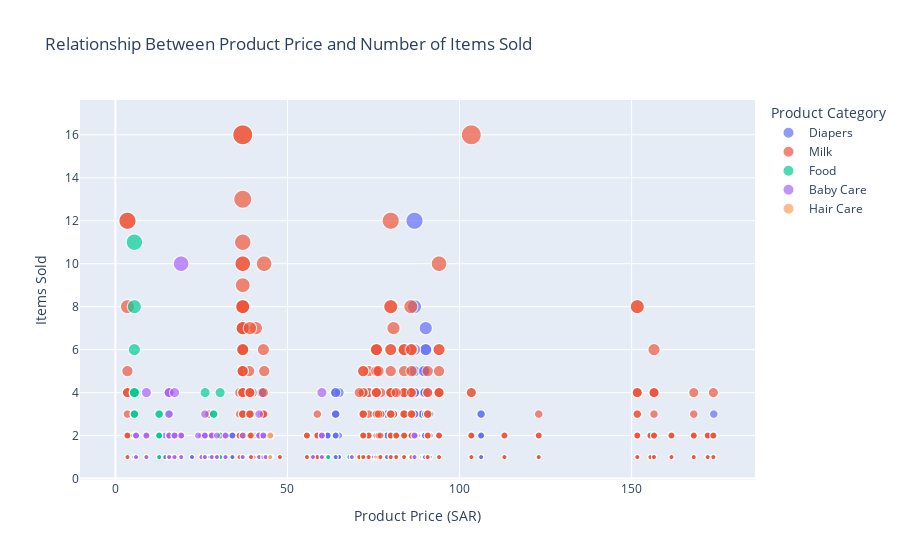

Here is the notebook cell this chart was saved with:
### Markdown cell above
### 7. What is the relationship between product price and the number of items sold?

### Code cell
px.scatter( df,x='Product Price', y='Item QTY per Invoice',
    title='Relationship Between Product Price and Number of Items Sold',
    labels={'Product Price': 'Product Price (SAR)', 'Item QTY per Invoice': 'Items Sold'},
    color='Product Category',  
    size='Item QTY per Invoice' )

### Figure 1 — Plotly figure (JSON) as saved in the notebook; plotly's stock layout.template omitted (floating-point values rounded to 4 significant figures; data arrays with more than 128 entries replaced by an {"elided": "..."} marker saying what was removed)
{"data": [{"hovertemplate": "Product Category=Diapers<br>Product Price (SAR)=%{x}<br>Items Sold=%{marker.size}<extra></extra>", "legendgroup": "Diapers", "marker": {"color": "#636efa", "size": {"elided": "2662 int values"}, "sizemode": "area", "sizeref": 0.04, "symbol": "circle"}, "mode": "markers", "name": "Diapers", "showlegend": true, "type": "scattergl", "x": {"elided": "2662 float values"}, "xaxis": "x", "y": {"elided": "2662 int values"}, "yaxis": "y"}, {"hovertemplate": "Product Category=Milk<br>Product Price (SAR)=%{x}<br>Items Sold=%{marker.size}<extra></extra>", "legendgroup": "Milk", "marker": {"color": "#EF553B", "size": {"elided": "4783 int values"}, "sizemode": "area", "sizeref": 0.04, "symbol": "circle"}, "mode": "markers", "name": "Milk", "showlegend": true, "type": "scattergl", "x": {"elided": "4783 float values"}, "xaxis": "x", "y": {"elided": "4783 int values"}, "yaxis": "y"}, {"hovertemplate": "Product Category=Food<br>Product Price (SAR)=%{x}<br>Items Sold=%{marker.size}<extra></extra>", "legendgroup": "Food", "marker": {"color": "#00cc96", "size": {"elided": "567 int values"}, "sizemode": "area", "sizeref": 0.04, "symbol": "circle"}, "mode": "markers", "name": "Food", "showlegend": true, "type": "scattergl", "x": {"elided": "567 float values"}, "xaxis": "x", "y": {"elided": "567 int values"}, "yaxis": "y"}, {"hovertemplate": "Product Category=Baby Care<br>Product Price (SAR)=%{x}<br>Items Sold=%{marker.size}<extra></extra>", "legendgroup": "Baby Care", "marker": {"color": "#ab63fa", "size": {"elided": "968 int values"}, "sizemode": "area", "sizeref": 0.04, "symbol": "circle"}, "mode": "markers", "name": "Baby Care", "showlegend": true, "type": "scattergl", "x": {"elided": "968 float values"}, "xaxis": "x", "y": {"elided": "968 int values"}, "yaxis": "y"}, {"hovertemplate": "Product Category=Hair Care<br>Product Price (SAR)=%{x}<br>Items Sold=%{marker.size}<extra></extra>", "legendgroup": "Hair Care", "marker": {"color": "#FFA15A", "size": [1, 1, 1, 1, 1, 2, 1, 1, 1, 1, 1, 1, 1, 2, 1, 1, 1, 1, 1, 1], "sizemode": "area", "sizeref": 0.04, "symbol": "circle"}, "mode": "markers", "name": "Hair Care", "showlegend": true, "type": "scattergl", "x": [45, 45, 45, 45, 45, 45, 45, 45, 45, 45, 45, 45, 45, 45, 45, 45, 45, 45, 45, 45], "xaxis": "x", "y": [1, 1, 1, 1, 1, 2, 1, 1, 1, 1, 1, 1, 1, 2, 1, 1, 1, 1, 1, 1], "yaxis": "y"}], "layout": {"autosize": true, "legend": {"itemsizing": "constant", "title": {"text": "Product Category"}, "tracegroupgap": 0}, "title": {"text": "Relationship Between Product Price and Number of Items Sold"}, "xaxis": {"anchor": "y", "autorange": true, "domain": [0, 1], "range": [-12.25, 187.1], "title": {"text": "Product Price (SAR)"}, "type": "linear"}, "yaxis": {"anchor": "x", "autorange": true, "domain": [0, 1], "range": [-0.366, 18.62], "title": {"text": "Items Sold"}, "type": "linear"}}}
